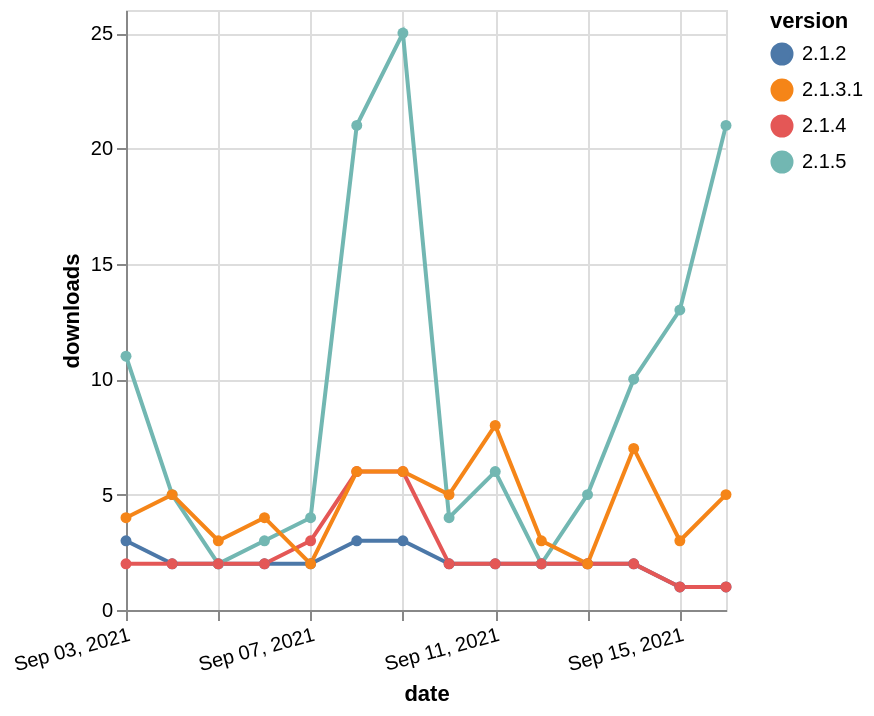

Vega-Lite specification stored for this chart:
### Vega-Lite specification from a JSON file in a GitHub repository (floating-point values rounded to 4 significant figures)
{"$schema": "https://vega.github.io/schema/vega-lite/v5.json", "description": "A simple bar chart with embedded data.", "data": {"values": [{"date": "2021-09-03", "total": 12280, "delta": 3, "version": "2.1.2"}, {"date": "2021-09-04", "total": 12282, "delta": 2, "version": "2.1.2"}, {"date": "2021-09-05", "total": 12284, "delta": 2, "version": "2.1.2"}, {"date": "2021-09-06", "total": 12286, "delta": 2, "version": "2.1.2"}, {"date": "2021-09-07", "total": 12288, "delta": 2, "version": "2.1.2"}, {"date": "2021-09-08", "total": 12291, "delta": 3, "version": "2.1.2"}, {"date": "2021-09-09", "total": 12294, "delta": 3, "version": "2.1.2"}, {"date": "2021-09-10", "total": 12296, "delta": 2, "version": "2.1.2"}, {"date": "2021-09-11", "total": 12298, "delta": 2, "version": "2.1.2"}, {"date": "2021-09-12", "total": 12300, "delta": 2, "version": "2.1.2"}, {"date": "2021-09-13", "total": 12302, "delta": 2, "version": "2.1.2"}, {"date": "2021-09-14", "total": 12304, "delta": 2, "version": "2.1.2"}, {"date": "2021-09-15", "total": 12305, "delta": 1, "version": "2.1.2"}, {"date": "2021-09-16", "total": 12306, "delta": 1, "version": "2.1.2"}, {"date": "2021-09-03", "total": 2791, "delta": 11, "version": "2.1.5"}, {"date": "2021-09-04", "total": 2796, "delta": 5, "version": "2.1.5"}, {"date": "2021-09-05", "total": 2798, "delta": 2, "version": "2.1.5"}, {"date": "2021-09-06", "total": 2801, "delta": 3, "version": "2.1.5"}, {"date": "2021-09-07", "total": 2805, "delta": 4, "version": "2.1.5"}, {"date": "2021-09-08", "total": 2826, "delta": 21, "version": "2.1.5"}, {"date": "2021-09-09", "total": 2851, "delta": 25, "version": "2.1.5"}, {"date": "2021-09-10", "total": 2855, "delta": 4, "version": "2.1.5"}, {"date": "2021-09-11", "total": 2861, "delta": 6, "version": "2.1.5"}, {"date": "2021-09-12", "total": 2863, "delta": 2, "version": "2.1.5"}, {"date": "2021-09-13", "total": 2868, "delta": 5, "version": "2.1.5"}, {"date": "2021-09-14", "total": 2878, "delta": 10, "version": "2.1.5"}, {"date": "2021-09-15", "total": 2891, "delta": 13, "version": "2.1.5"}, {"date": "2021-09-16", "total": 2912, "delta": 21, "version": "2.1.5"}, {"date": "2021-09-03", "total": 1158, "delta": 2, "version": "2.1.4"}, {"date": "2021-09-04", "total": 1160, "delta": 2, "version": "2.1.4"}, {"date": "2021-09-05", "total": 1162, "delta": 2, "version": "2.1.4"}, {"date": "2021-09-06", "total": 1164, "delta": 2, "version": "2.1.4"}, {"date": "2021-09-07", "total": 1167, "delta": 3, "version": "2.1.4"}, {"date": "2021-09-08", "total": 1173, "delta": 6, "version": "2.1.4"}, {"date": "2021-09-09", "total": 1179, "delta": 6, "version": "2.1.4"}, {"date": "2021-09-10", "total": 1181, "delta": 2, "version": "2.1.4"}, {"date": "2021-09-11", "total": 1183, "delta": 2, "version": "2.1.4"}, {"date": "2021-09-12", "total": 1185, "delta": 2, "version": "2.1.4"}, {"date": "2021-09-13", "total": 1187, "delta": 2, "version": "2.1.4"}, {"date": "2021-09-14", "total": 1189, "delta": 2, "version": "2.1.4"}, {"date": "2021-09-15", "total": 1190, "delta": 1, "version": "2.1.4"}, {"date": "2021-09-16", "total": 1191, "delta": 1, "version": "2.1.4"}, {"date": "2021-09-03", "total": 12429, "delta": 4, "version": "2.1.3.1"}, {"date": "2021-09-04", "total": 12434, "delta": 5, "version": "2.1.3.1"}, {"date": "2021-09-05", "total": 12437, "delta": 3, "version": "2.1.3.1"}, {"date": "2021-09-06", "total": 12441, "delta": 4, "version": "2.1.3.1"}, {"date": "2021-09-07", "total": 12443, "delta": 2, "version": "2.1.3.1"}, {"date": "2021-09-08", "total": 12449, "delta": 6, "version": "2.1.3.1"}, {"date": "2021-09-09", "total": 12455, "delta": 6, "version": "2.1.3.1"}, {"date": "2021-09-10", "total": 12460, "delta": 5, "version": "2.1.3.1"}, {"date": "2021-09-11", "total": 12468, "delta": 8, "version": "2.1.3.1"}, {"date": "2021-09-12", "total": 12471, "delta": 3, "version": "2.1.3.1"}, {"date": "2021-09-13", "total": 12473, "delta": 2, "version": "2.1.3.1"}, {"date": "2021-09-14", "total": 12480, "delta": 7, "version": "2.1.3.1"}, {"date": "2021-09-15", "total": 12483, "delta": 3, "version": "2.1.3.1"}, {"date": "2021-09-16", "total": 12488, "delta": 5, "version": "2.1.3.1"}]}, "width": "container", "mark": {"type": "line", "point": {"filled": true}}, "encoding": {"x": {"field": "date", "type": "temporal", "timeUnit": "yearmonthdate", "title": "date", "axis": {"labelAngle": -15}}, "y": {"field": "delta", "type": "quantitative", "title": "downloads"}, "color": {"field": "version", "type": "nominal"}, "tooltip": {"field": "delta"}}}
